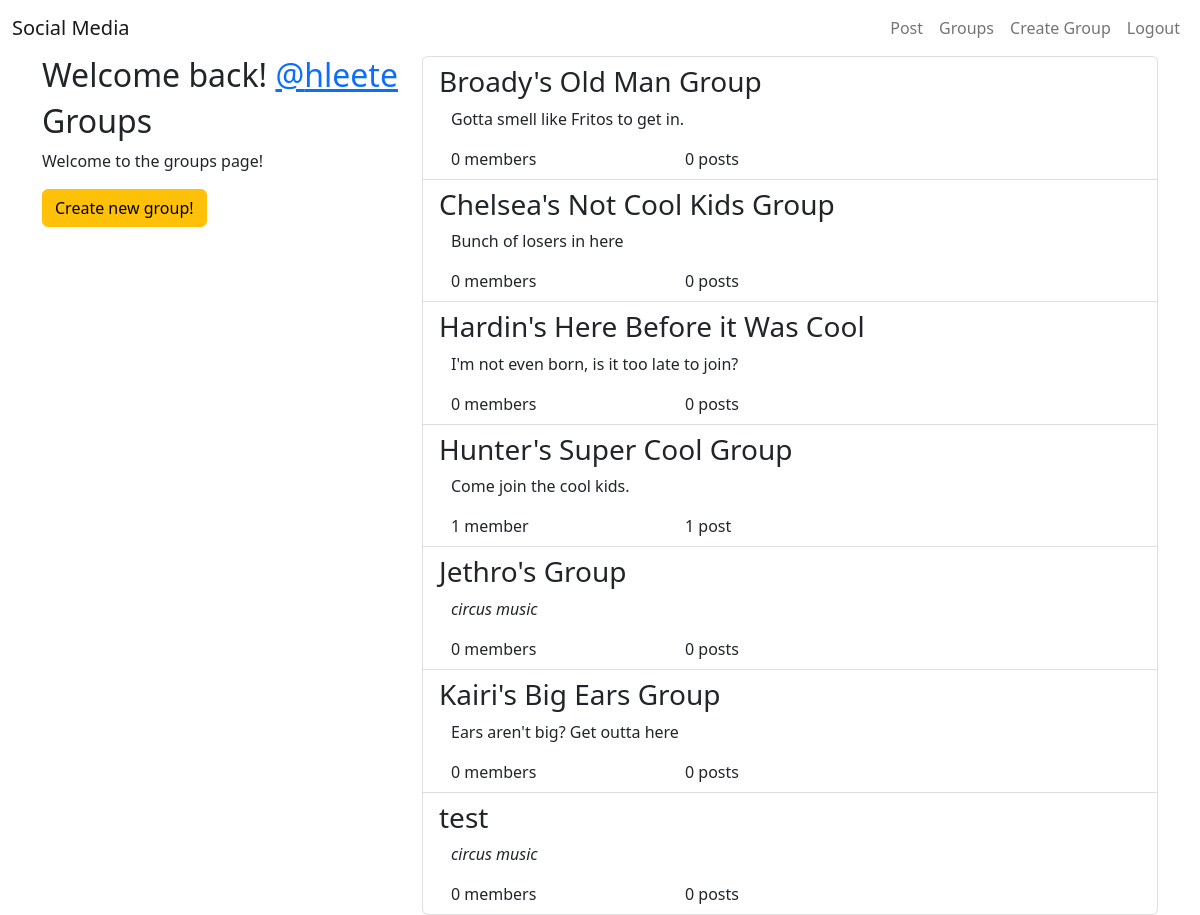
/group/ (signed in), run on the app's committed database.
### group/models.py (models this page shows, shortened)
class Group(models.Model):
    name = models.CharField(max_length=255, unique=True)
    slug = models.SlugField(allow_unicode=True, unique=True)
    description = models.TextField(default='', blank=True)
    description_html = models.TextField(editable=False, default='', blank=True)
    members = models.ManyToManyField(User, through='GroupMember')
    class Meta:
        ordering = ['name']

### group/views.py (the view)
# urls.py: path('', views.ListGroups.as_view(), name='list-group'),
class ListGroups(ListView):
    model = Group

### group/templates/group/group_list.html
{% extends 'group/group_base.html' %}
{% block pregroup %}
<div class="col-md-4">
    <div class="content">
        {% if user.is_authenticated %}
        <h2>Welcome back!
            <a href="{% url 'post:for-user' user.username %}">@{{ user.username }}</a>
        </h2>
        {% endif %}
        <h2>Groups</h2>
        <p>Welcome to the groups page!</p>
    </div>
    {% if user.is_authenticated %}
    <a href="{% url 'group:create-group' %}" class="btn btn-md btn-fil btn-warning">
        Create new group!
    </a>
    {% endif %}
</div>
{% endblock pregroup %}
{% block group_content %}
<div class="col-md-8">
    <div class="list-group">
        {% for group in group_list %}
        <a class="list-group-item" href="{% url 'group:single-group' group.slug %}">
            <h3 class="title list-group-item-heading">{{ group.name }}</h3>
            <div class="list-group-item-text container-fluid">
                {{ group.description_html|safe }}
                <div class="row">
                    <div class="col-md-4">
                        {{ group.members.count }}
                        member{{ group.members.count|pluralize }}
                    </div>
                    <div class="col-md-4">
                        {{ group.post.count }}
                        post{{ group.post.count|pluralize }}
                    </div>
                </div>
            </div>
        </a>
        {% endfor %}
    </div>
</div>
{% endblock group_content %}

### data on the page
Group: name "Broady's Old Man Group", description_html "Gotta smell like Fritos to get in.", members.count "0", post.count "0"
Group: name "Chelsea's Not Cool Kids Group", description_html "Bunch of losers in here", members.count "0", post.count "0"
Group: name "Hardin's Here Before it Was Cool", description_html "I'm not even born, is it too late to join?", members.count "0", post.count "0"
Group: name "Hunter's Super Cool Group", description_html "Come join the cool kids.", members.count "1", post.count "1"
Group: name "Jethro's Group", description_html "circus music", members.count "0", post.count "0"
Group: name "Kairi's Big Ears Group", description_html "Ears aren't big? Get outta here", members.count "0", post.count "0"
Group: name "test", description_html "circus music", members.count "0", post.count "0"

### other printed values
{{ user.username }} "hleete"
